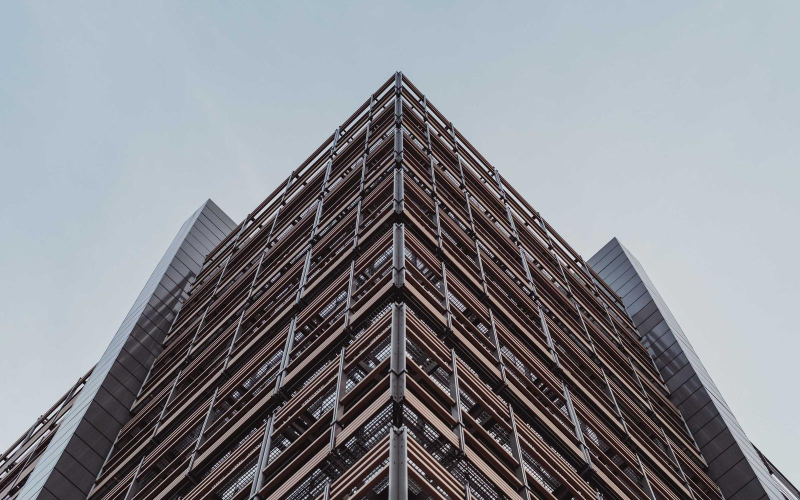
#> input picture design/sample.jpg, 1600 x 1000 px (shown at 1/2 size)
$ python -i '复古胶片.py'   (imports and definitions only)
#> lines starting #> are read from the running program, lines starting #| are printed output that depends on the picture
#> further down, picture is the input picture: PIL image 1600x1000 RGB; mean R, G, B 135.5, 137.1, 143
PLUGIN_NAME = "复古胶片"
PLUGIN_DESC = {"zh": "暖褐色调。可调强度、对比与暗角", "en": "Warm sepia. Adjustable strength, contrast and vignette", "ja": "暖かいセピア調。強さ・コントラスト・周辺減光を調整"}
PLUGIN_VERSION = "2.0"
PLUGIN_AUTHOR = "Prism"

PLUGIN = {"id": "sepia", "name": PLUGIN_NAME, "version": PLUGIN_VERSION,
          "api": 2, "author": PLUGIN_AUTHOR}


from PIL import Image, ImageEnhance

PARAMS = [
    {"key": "strength", "label": {"zh": "褐色强度", "en": "Sepia strength", "ja": "セピア強度"}, "min": 0, "max": 100,
     "default": 70, "step": 5},
    {"key": "contrast", "label": {"zh": "对比度", "en": "Contrast", "ja": "コントラスト"}, "min": 50, "max": 150,
     "default": 96, "step": 2},
    {"key": "vignette", "label": {"zh": "暗角", "en": "Vignette", "ja": "周辺減光"}, "min": 0, "max": 100,
     "default": 35, "step": 5},
]


def _sepia(gray, amount):
    """amount=0 保持原色，100 完全褐色。"""
#> called with amount = 70
    r = gray.point([min(255, int(v * 1.10 + 18)) for v in range(256)])
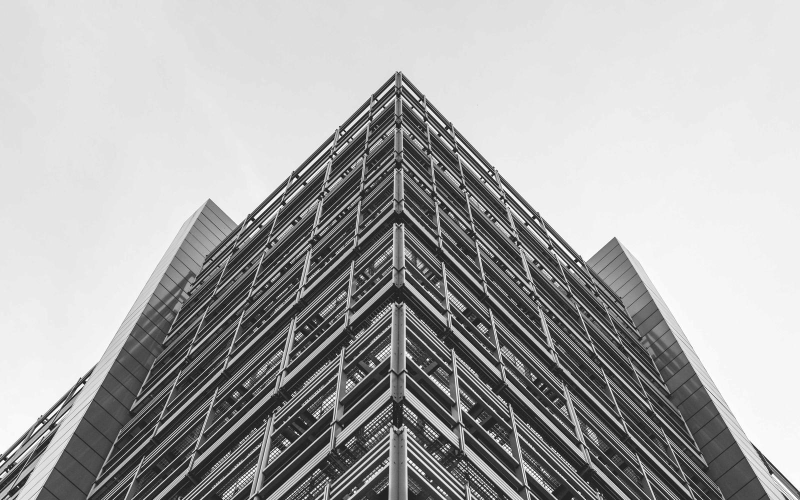
#> r: PIL image 1600x1000 L (shown at 1/2 size); min 18, max 255, mean 168.5
    g = gray.point([min(255, int(v * 1.02 + 10)) for v in range(256)])
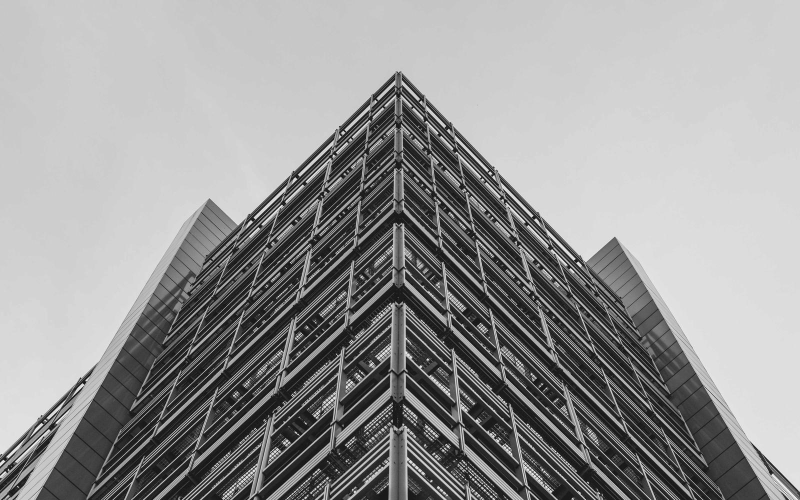
#> g: PIL image 1600x1000 L (shown at 1/2 size); min 10, max 255, mean 149.4
    b = gray.point([min(255, int(v * 0.88)) for v in range(256)])
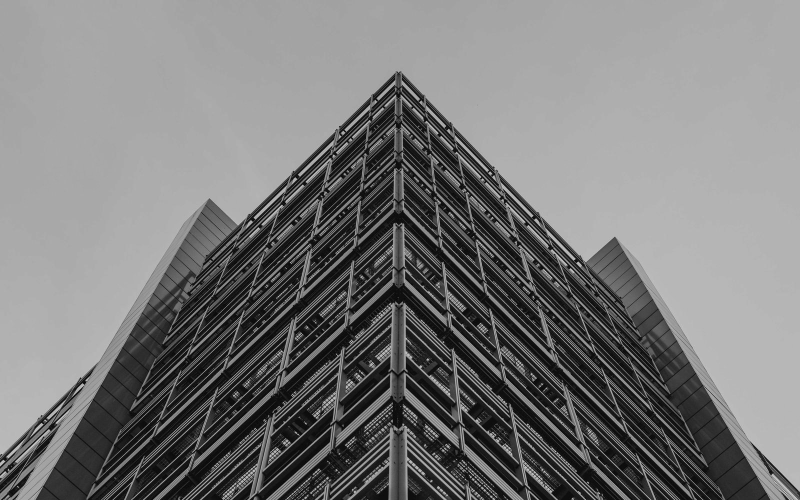
#> b: PIL image 1600x1000 L (shown at 1/2 size); min 0, max 224, mean 120.3
    if amount <= 0:
        return gray.convert("RGB")
    if amount >= 100:
        return Image.merge("RGB", (r, g, b))
    rgb = gray.convert("RGB")
    k = amount / 100.0
    return Image.blend(rgb, Image.merge("RGB", (r, g, b)), k)
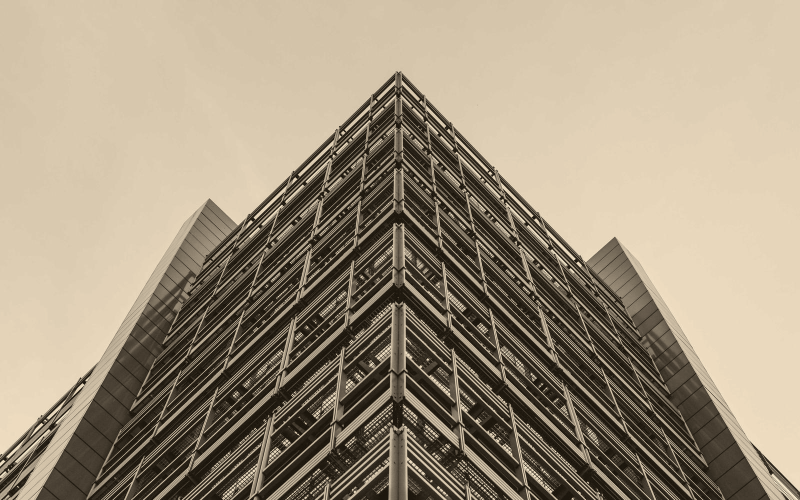
#> returned value: PIL image 1600x1000 RGB (shown at 1/2 size); mean R, G, B 158.6, 145.5, 124.9


def run(img, **params):
    path = None
    p = params or {}
    amount = float(p.get("strength", 70))
    out = _sepia(img.convert("L"), amount)
    out = ImageEnhance.Contrast(out).enhance(float(p.get("contrast", 96)) / 100.0)

    vig = float(p.get("vignette", 35))
    if vig > 0:
        w, h = out.size
#> w = 1600; h = 1000
        small = out.resize((120, max(1, int(120 * h / max(1, w)))))
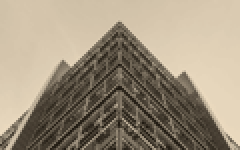
#> small: PIL image 120x75 RGB (shown 2 times larger); mean R, G, B 157.6, 145, 125.2
        sw, sh = small.size
#> sw = 120; sh = 75
        mask = Image.new("L", (sw, sh), 0)
#> mask: PIL image 120x75 L; every value is 0
        px_ = mask.load()
        cx, cy = sw / 2.0, sh / 2.0
#> cx = 60; cy = 37.5
        maxd = (cx * cx + cy * cy) ** 0.5
#> maxd = 70.75
        for y in range(sh):
            for x in range(sw):
                d = ((x - cx) ** 2 + (y - cy) ** 2) ** 0.5 / maxd
                v = 1.0 - (d ** 2) * (vig / 100.0)
                px_[x, y] = int(max(0.0, min(1.0, v)) * 255)
        mask = mask.resize((w, h), Image.Resampling.BILINEAR)
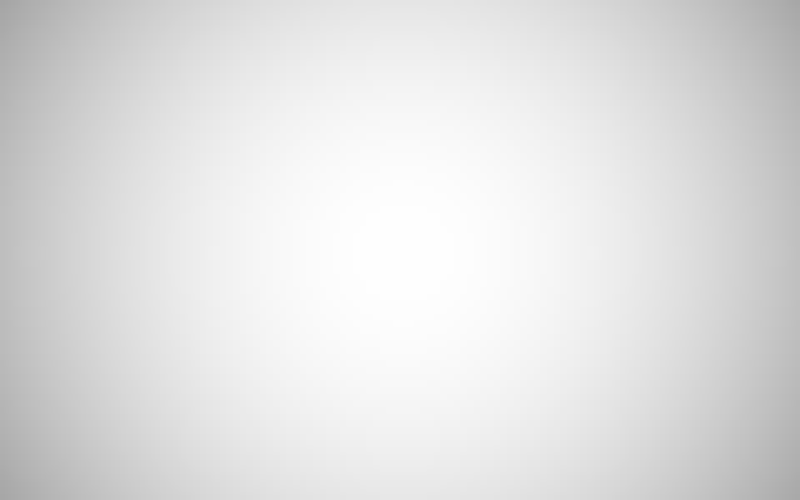
#> mask: PIL image 1600x1000 L (shown at 1/2 size); min 165, max 254, mean 224.7
        dark = Image.new("RGB", (w, h), (0, 0, 0))
#> dark: PIL image 1600x1000 RGB; every value is 0
        out = Image.composite(out, dark, mask)
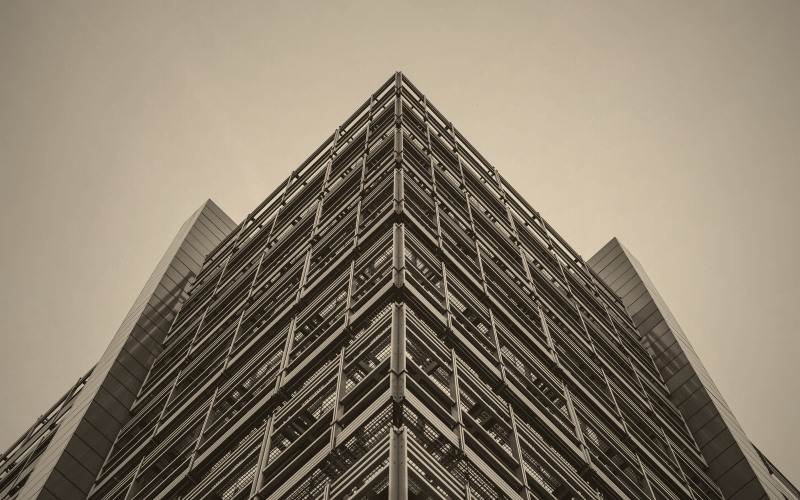
#> out: PIL image 1600x1000 RGB (shown at 1/2 size); mean R, G, B 136.6, 125.6, 108.4
    return out

>>> from PIL import Image
>>> picture = Image.open('../design/sample.jpg')
>>> result = run(picture)
